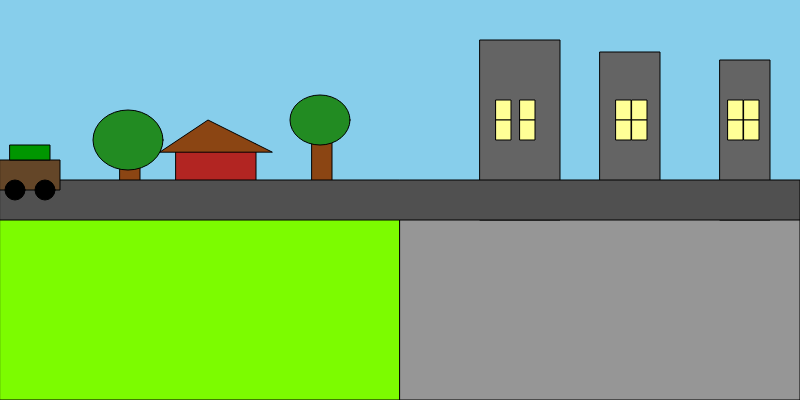
Frame 1 (no input)
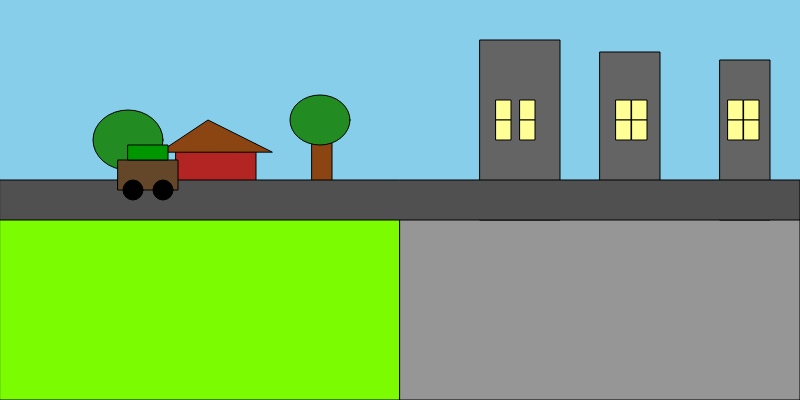
Frame 60 (no input)
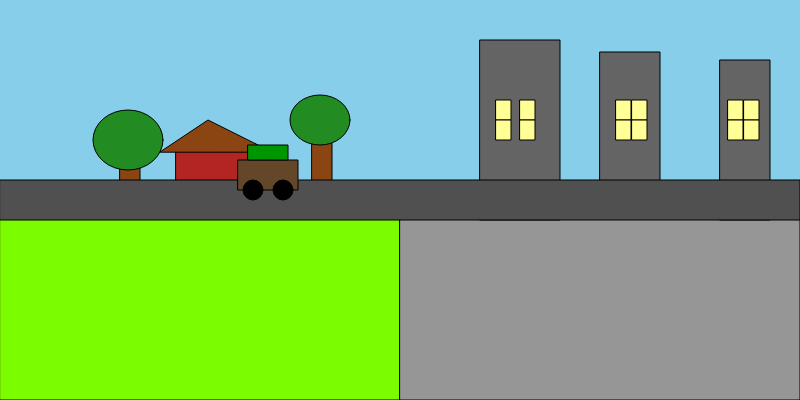
Frame 120 (the mouse pressed at the canvas centre since frame 60)

The p5.js sketch that drew these frames (run headless with seeded random() and noise() and a simulated clock; from frame 60 on, the mouse is pressed at the canvas centre):

// p5.js sketch
// ── sketch.js
let plantacaoX; // Posição X da plantação (para o caminhão)
let caminhãoCor; // Cor do caminhão
let velocidade = 2; // Velocidade do caminhão

function setup() {
  createCanvas(800, 400); // Cria uma tela de 800 por 400 pixels
  plantacaoX = 0; // Começa a plantação (caminhão) no canto esquerdo (campo)
  caminhãoCor = color(100, 70, 40); // Cor marrom para o caminhão
}

function draw() {
  // Cenário do Campo (lado esquerdo)
  background(135, 206, 235); // Céu azul claro
  fill(124, 252, 0); // Verde grama
  rect(0, height / 2, width / 2, height / 2); // Chão do campo

  // Árvores no Campo
  fill(139, 69, 19); // Tronco marrom
  rect(width * 0.39, height * 0.3, 20, 70);
  rect(width * 0.15, height * 0.3, 20, 80);
  fill(34, 139, 34); // Folhas verde escuro
  ellipse(width * 0.16, height * 0.35, 70, 60);
  ellipse(width * 0.40, height * 0.3, 60, 50);

  // Celeiro no Campo
  fill(178, 37, 34); // Vermelho celeiro
  rect(width * 0.22, height * 0.36, 80, 70);
  fill(139, 69, 19); // Telhado marrom
  triangle(width * 0.20, height * 0.38, width * 0.26, height * 0.3, width * 0.34, height * 0.38);

  // Cenário da Cidade (lado direito)
  fill(150); // Cinza para o asfalto da rua
  rect(width / 2, height / 2, width / 2, height / 2);

  // Prédios na Cidade
  fill(100); // Cinza escuro para os prédios
  rect(width * 0.6, height * 0.1, 80, 180); // Prédio 1
  rect(width * 0.75, height * 0.13, 60, 150); // Prédio 2
  rect(width * 0.9, height * 0.15, 50, 160); // Prédio 3

  fill(255, 255, 150); // Amarelo claro para as janelas
  rect(width * 0.62, height * 0.25, 15, 20);
  rect(width * 0.65, height * 0.25, 15, 20);
  rect(width * 0.62, height * 0.3, 15, 20);
  rect(width * 0.65, height * 0.3, 15, 20);
  rect(width * 0.77, height * 0.25, 15, 20);
  rect(width * 0.79, height * 0.25, 15, 20);
  rect(width * 0.77, height * 0.3, 15, 20);
  rect(width * 0.79, height * 0.3, 15, 20);
  rect(width * 0.91, height * 0.25, 15, 20);
  rect(width * 0.93, height * 0.25, 15, 20);
  rect(width * 0.91, height * 0.3, 15, 20);
  rect(width * 0.93, height * 0.3, 15, 20);
  // Adicione mais janelas se quiser!

  // Estrada (separando campo e cidade)
  fill(80); // Cinza escuro para a estrada
  rect(0, height / 2 - 20, width, 40); // Uma faixa de estrada

  // Caminhão com plantação
  fill(caminhãoCor); // Cor do caminhão
  rect(plantacaoX, height / 2 - 40, 60, 30); // Corpo do caminhão
  fill(0); // Rodas pretas
  ellipse(plantacaoX + 15, height / 2 - 10, 20, 20);
  ellipse(plantacaoX + 45, height / 2 - 10, 20, 20);
  
  // "Plantação" no caminhão (simplesmente uma caixa verde)
  fill(0, 150, 0); // Verde para a plantação
  rect(plantacaoX + 10, height / 2 - 55, 40, 15);

  // Movimento do caminhão
  plantacaoX += velocidade;

  // Reinicia o caminhão quando ele sai da tela
  if (plantacaoX > width) {
    plantacaoX = -60; // Volta para antes do início da tela
  }
}
